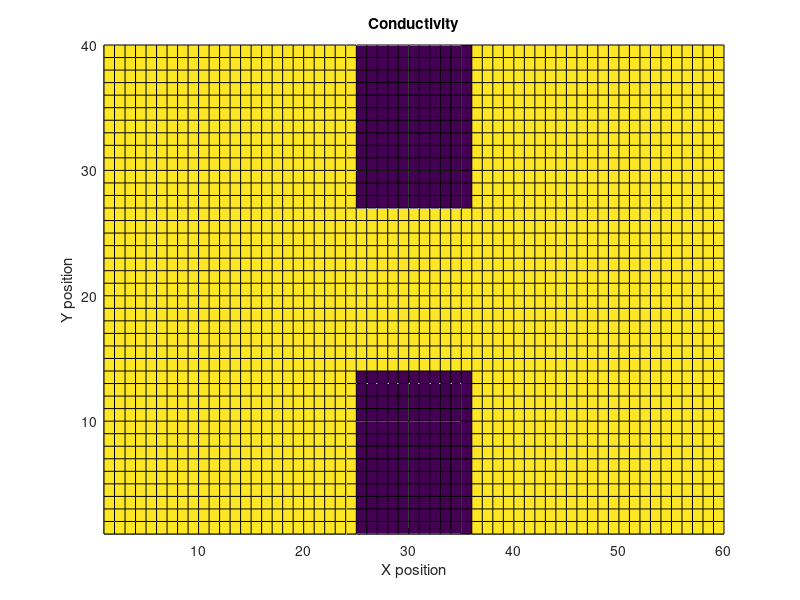
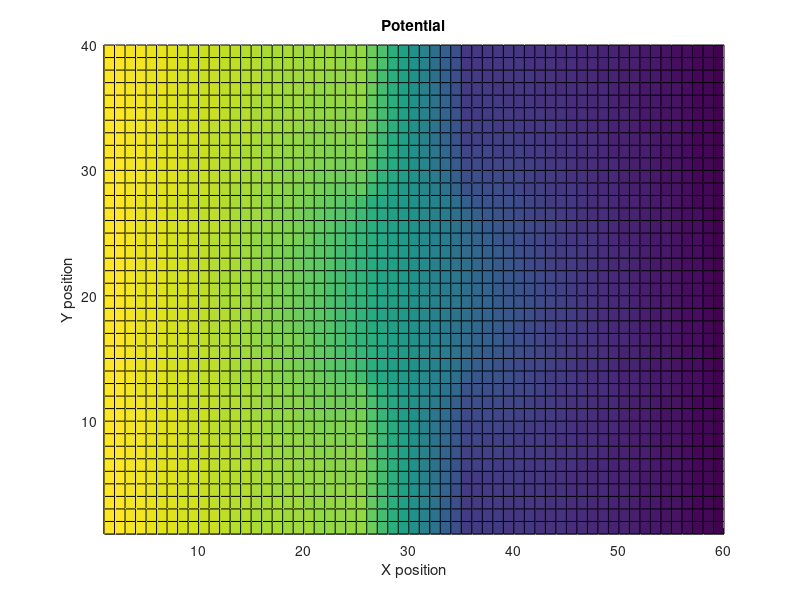
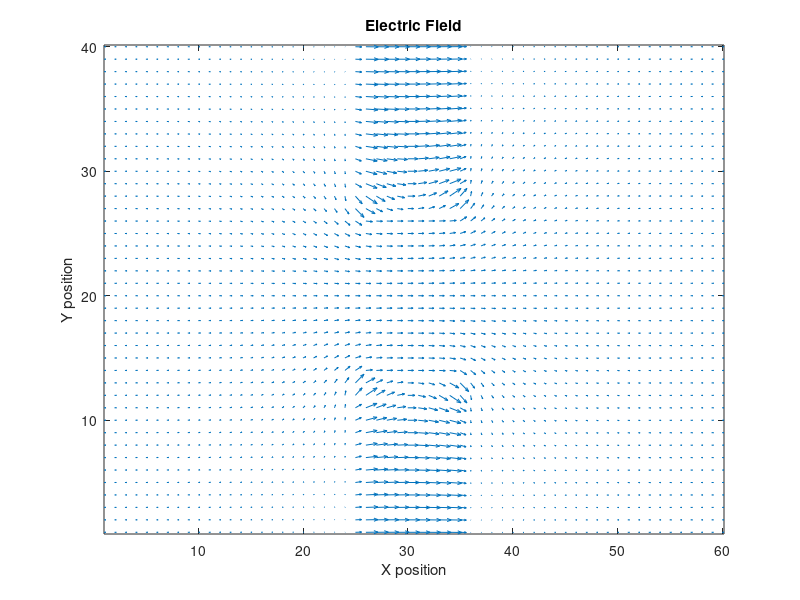
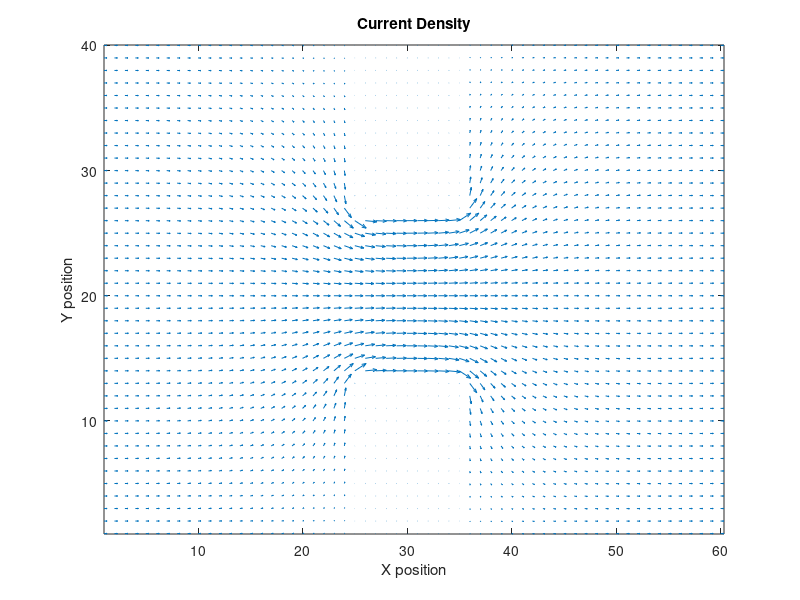

MATLAB code to generate these figures, in order:
close all;  
clear; %intialization

set(0,'DefaultFigureWindowStyle','docked');

save_plots = 0;

% Potential and Length and Width of the rectangular region
W = 2;
L = 3/2*W;
V0 = 1;

dx = 0.05;
dy = 0.05;

nx = L/dx;
ny = W/dy;

% Conductivities
sigma_inside = 0.01;
sigma_outside = 1;

% GV = 0 form
G = sparse(nx*ny);
cMap = zeros(nx, ny);
B = zeros(1, nx*ny);

% Define the limits of the boxes
boxes = [nx*2/5 nx*3/5 ny*1/3 ny*2/3]; 

for i=1:nx
    for j=1:ny
        if i > boxes(1) && i < boxes(2) & (j < boxes(3) || j > boxes(4))
            cMap(i, j) = sigma_inside;
        else
            cMap(i, j) = sigma_outside;
        end
    end
end

for x = 1:nx
    for y = 1:ny
        n = y + (x-1)*ny;
        nxp = y + (x+1-1)*ny;
        nxm = y + (x-1-1)*ny;
        nyp = y + 1 + (x-1)*ny;
        nym = y - 1 + (x-1)*ny;
        
        if x == 1
            G(n, n) = 1;
            B(n) = V0;

        elseif x == nx
            G(n, n) = 1;
            B(n) = 0;
            
        elseif y == 1
            G(n, nxp) = (cMap(x+1, y) + cMap(x,y))/2;
            G(n, nxm) = (cMap(x-1, y) + cMap(x,y))/2;
            G(n, nyp) = (cMap(x, y+1) + cMap(x,y))/2;            
            G(n, n) = -(G(n,nxp)+G(n,nxm)+G(n,nyp));
            
        elseif y == ny
            G(n, nxp) = (cMap(x+1, y) + cMap(x,y))/2;
            G(n, nxm) = (cMap(x-1, y) + cMap(x,y))/2;
            G(n, nym) = (cMap(x, y-1) + cMap(x,y))/2;
            G(n, n) = -(G(n,nxp)+G(n,nxm)+G(n,nym));
            
        else
            G(n, nxp) = (cMap(x+1, y) + cMap(x,y))/2;
            G(n, nxm) = (cMap(x-1, y) + cMap(x,y))/2;
            G(n, nyp) = (cMap(x, y+1) + cMap(x,y))/2;
            G(n, nym) = (cMap(x, y-1) + cMap(x,y))/2;
            G(n, n) = -(G(n,nxp)+G(n,nxm)+G(n,nyp)+G(n,nym));
        end
    end
end

% Sigma(x,y) Surface Plot
figure('name', 'sigma(x, y)')
surf(cMap');
xlabel("X position")
ylabel("Y position")
zlabel("\sigma(x, y)")
title("Conductivity")
axis tight
view(0,90)

if save_plots
    FN2 = 'Question 2a - sigma';   
    print(gcf, '-dpng', '-r600', FN2);  %Save graph in PNG
end

% Get the solution of the voltage
V = G\B';

VMap = zeros(ny, nx);
for i = 1:nx
    for j = 1:ny
        n = j + (i-1)*ny;
        VMap(j,i) = V(n);
    end
end

% V(x,y) Surface Plot
figure('name', 'V(x, y)')
surf(VMap)
axis tight
xlabel("X position")
ylabel("Y position")
zlabel("Voltage")
title("Potential")
view(0, 90)

if save_plots
    FN2 = 'Question 2a - Potential';   
    print(gcf, '-dpng', '-r600', FN2);  %Save graph in PNG
end

% Show plot of the electric field
[Ex, Ey] = gradient(VMap);
Jx = -cMap'.*Ex;
Jy = -cMap'.*Ey;

figure('name', 'E(x, y)')
quiver(-Ex, -Ey)
xlabel("X position")
ylabel("Y position")
zlabel("E(x, y)")
title("Electric Field")
axis tight
view(0, 90);

if save_plots
    FN2 = 'Question 2a - EField';   
    print(gcf, '-dpng', '-r600', FN2);  %Save graph in PNG
end

figure('name', 'J(x, y)')
quiver(Jx, Jy)
xlabel("X position")
ylabel("Y position")
zlabel("J(x, y)")
title("Current Density")
axis tight
view(0, 90);

if save_plots
    FN2 = 'Question 2a - CurrentDensity';   
    print(gcf, '-dpng', '-r600', FN2);  %Save graph in PNG
end

Ex = -Ex;
Ey = -Ey;

eFlowx = cMap .* Ex';
eFlowy = cMap .* Ey';

C0 = sum(eFlowx(1,:));
Cnx = sum(eFlowx(nx, :));
Curr = (C0 + Cnx) * 0.5;

